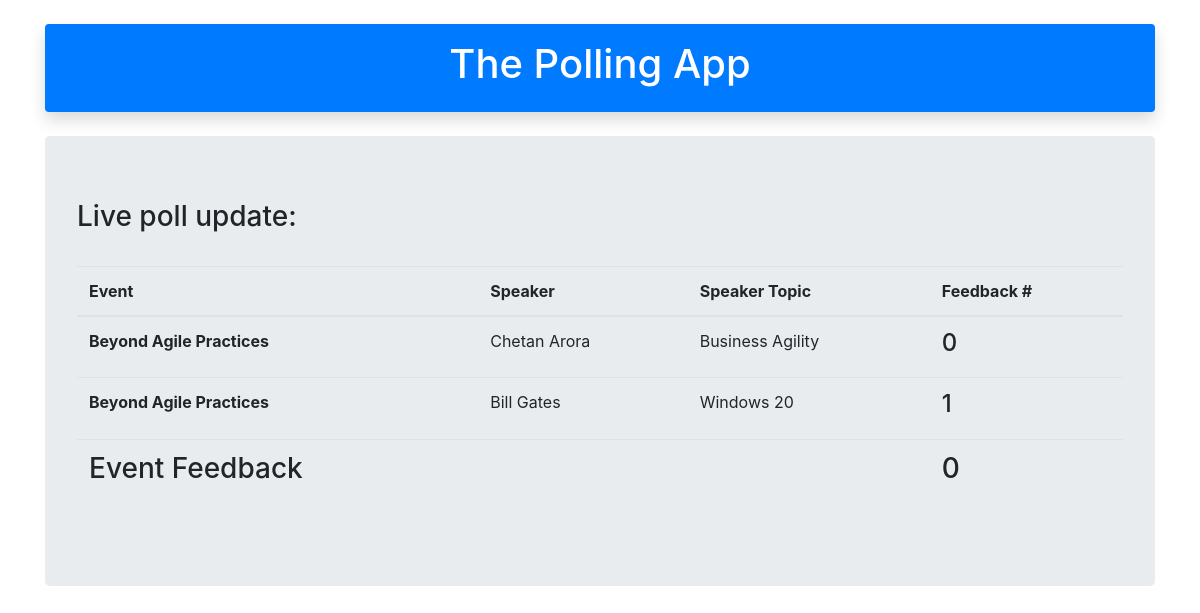
The app's page /submit_app/viewresults (signed in) with its own data.
### submit_app/models.py (models this page shows)
class SpeakersForEvent(models.Model):
    eventId = models.ForeignKey(Event,on_delete=models.CASCADE)
    speakerId = models.ForeignKey(Speaker,on_delete=models.CASCADE)
    speakerTopic = models.CharField(max_length=255,default="")
    speakerSequence = models.IntegerField()
    pollingEnabled = models.BooleanField(default=False)
    def __str__(self):
        return self.speakerId.firstName + " " + self.speakerId.lastName

class Event (models.Model):
    eventId = models.AutoField(primary_key=True)
    eventTopic = models.CharField(max_length=500)
    eventDate = models.DateField()
    eventVenue = models.CharField(max_length=500)
    eventOrganizer = models.CharField(max_length=500)
    eventEnable = models.BooleanField(blank=True,default=False)
    eventFeedackEnable = models.BooleanField(blank=True,default=False)
    def __str__(self):
        return self.eventTopic

class Speaker (models.Model):
    speakerId = models.AutoField(primary_key=True)
    firstName = models.CharField(max_length=255)
    lastName = models.CharField(max_length=255)
    emailId = models.EmailField()
    linkedIn = models.URLField(blank=True,default='')
    presentationStyleAverage = models.IntegerField(blank=True,default=-1)
    qualityOfContentAverage = models.IntegerField(blank=True,default=-1)
    def __str__(self):
        return self.firstName + " " + self.lastName

### submit_app/views.py (the view)
# urls.py: re_path(r'^submit_app/viewresults$', views.viewresults, name='viewresults'),
@login_required(login_url='/admin/')
def viewresults(request):
    enabled_speakers = SpeakersForEvent.objects.filter(pollingEnabled=True)
    context = {}
    dict_to_render = {}
    event_feedback = []
    event_id_for_speaker = ""
    if(enabled_speakers):
        for speaker in enabled_speakers:
            feedbackForSpeaker = SpeakerFeedback.objects.filter(eventId=speaker.eventId,speakerId=speaker.speakerId)
            dict_to_render[speaker] = feedbackForSpeaker.count()
            event_id_for_speaker = speaker.eventId
        print(dict_to_render)
        event_feedback.append(EventFeedback.objects.filter(eventId=event_id_for_speaker).count())
        context = { 'dict_to_render': dict_to_render, 'event_feedback_render': event_feedback }
    return render(request,'submit_app/viewresults.html',context)

### templates/submit_app/viewresults.html (shortened to what this page needs)
{% extends "submit_app/base.html" %}
{% block body_block %}
<div class="jumbotron">
  <h3>Live poll update:</h3>
  <br>
    {% if dict_to_render %}
    <table class="table table-hover">
      <thead>
        <th scope="col">Event</th>
        <th scope="col">Speaker</th>
        <th scope="col">Speaker Topic</th>
        <th scope="col">Feedback #</th>
      </thead>
      {% for speaker, val in dict_to_render.items %}
      <tr>
       <th scope="row">{{ speaker.eventId }}</th>
       <td> {{ speaker.speakerId }} </td>
       <td> {{ speaker.speakerTopic }} </td>
       <td> <h4 id="speaker_id_{{ speaker.speakerId.speakerId }}"> {{ val }} </h4> </td>
       </tr>
       {% endfor %}
       {% for eventfeedbackcount in event_feedback_render %}
       <tr>
        <th scope="row"><h3>Event Feedback</h3></th>
        <td> &nbsp; </td>
        <td> &nbsp; </td>
        <td> <h3 id="event_id"> {{ eventfeedbackcount }} </h3> </td>
       </tr>
       {% endfor %}
  {% else %}
       <h2>No speakers enabled for active polling</h2>
  {% endif %}
      </table>
</div>
{% endblock %}

### records on screen
SpeakersForEvent: eventId "Beyond Agile Practices", speakerId "Chetan Arora", speakerTopic "Business Agility", val "0"
SpeakersForEvent: eventId "Beyond Agile Practices", speakerId "Bill Gates", speakerTopic "Windows 20", val "1"

### other values on screen
{{ eventfeedbackcount }} "0"
